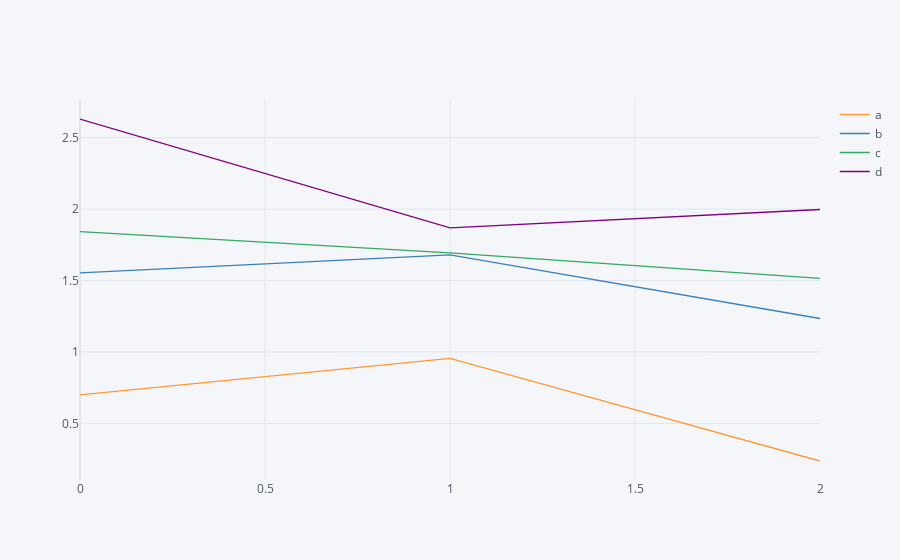

The notebook cell this image was saved under:
### Markdown cell above
##### Area plot

### Code cell
df.iplot(kind = 'area')

### Figure 1 — Plotly figure (JSON) as saved in the notebook; plotly's stock layout.template omitted (floating-point values rounded to 4 significant figures)
{"data": [{"line": {"color": "rgba(255, 153, 51, 1.0)", "dash": "solid", "shape": "linear", "width": 1.3}, "mode": "lines", "name": "a", "text": "", "type": "scatter", "x": [0, 1, 2], "y": [0.6988, 0.9545, 0.2364]}, {"line": {"color": "rgba(55, 128, 191, 1.0)", "dash": "solid", "shape": "linear", "width": 1.3}, "mode": "lines", "name": "b", "text": "", "type": "scatter", "x": [0, 1, 2], "y": [1.553, 1.68, 1.234]}, {"line": {"color": "rgba(50, 171, 96, 1.0)", "dash": "solid", "shape": "linear", "width": 1.3}, "mode": "lines", "name": "c", "text": "", "type": "scatter", "x": [0, 1, 2], "y": [1.842, 1.694, 1.515]}, {"line": {"color": "rgba(128, 0, 128, 1.0)", "dash": "solid", "shape": "linear", "width": 1.3}, "mode": "lines", "name": "d", "text": "", "type": "scatter", "x": [0, 1, 2], "y": [2.631, 1.868, 1.997]}], "layout": {"legend": {"bgcolor": "#F5F6F9", "font": {"color": "#4D5663"}}, "paper_bgcolor": "#F5F6F9", "plot_bgcolor": "#F5F6F9", "title": {"font": {"color": "#4D5663"}}, "xaxis": {"gridcolor": "#E1E5ED", "showgrid": true, "tickfont": {"color": "#4D5663"}, "title": {"font": {"color": "#4D5663"}, "text": ""}, "zerolinecolor": "#E1E5ED"}, "yaxis": {"gridcolor": "#E1E5ED", "showgrid": true, "tickfont": {"color": "#4D5663"}, "title": {"font": {"color": "#4D5663"}, "text": ""}, "zerolinecolor": "#E1E5ED"}}}
